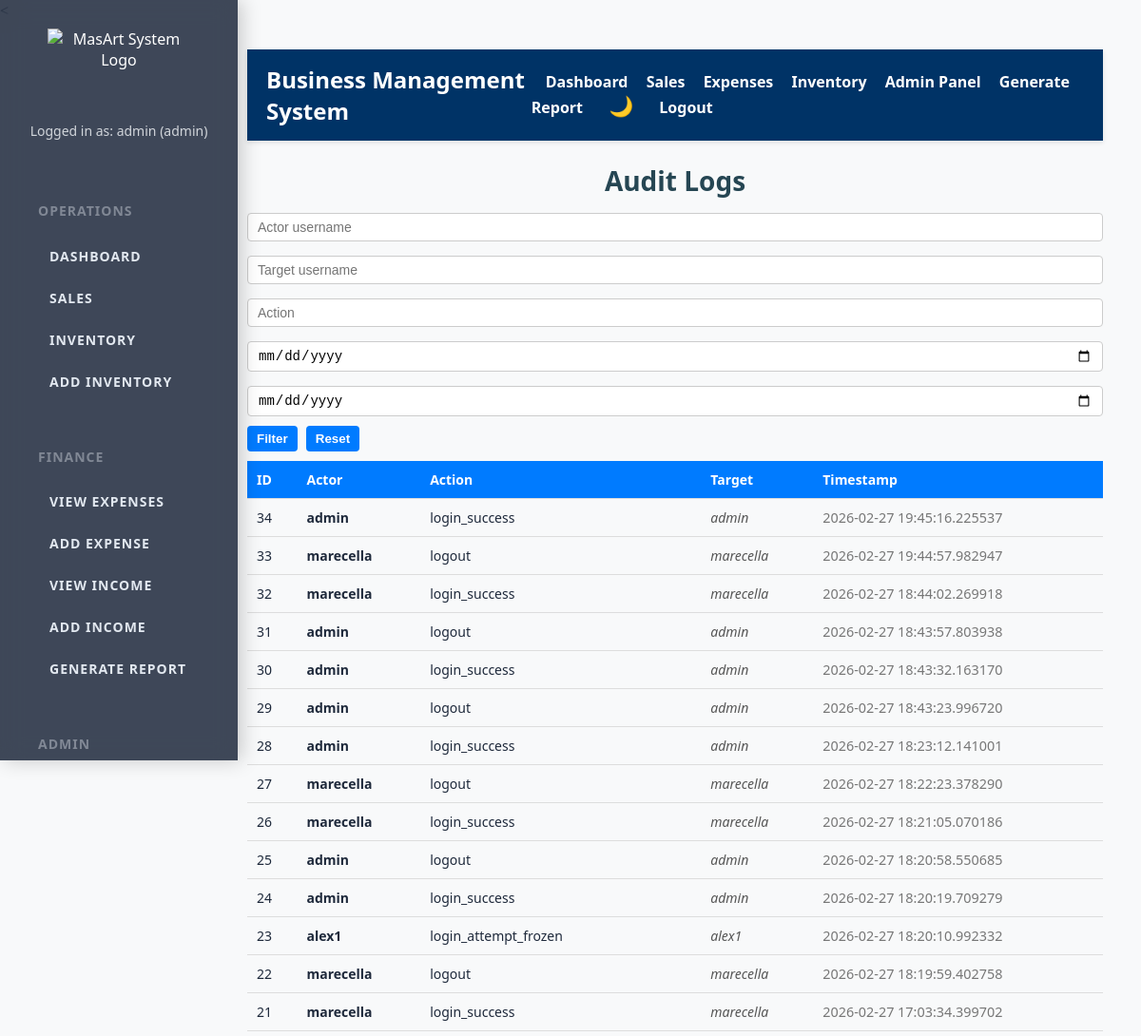
Before: /audit_logs (signed in, upper part) with the older database file.
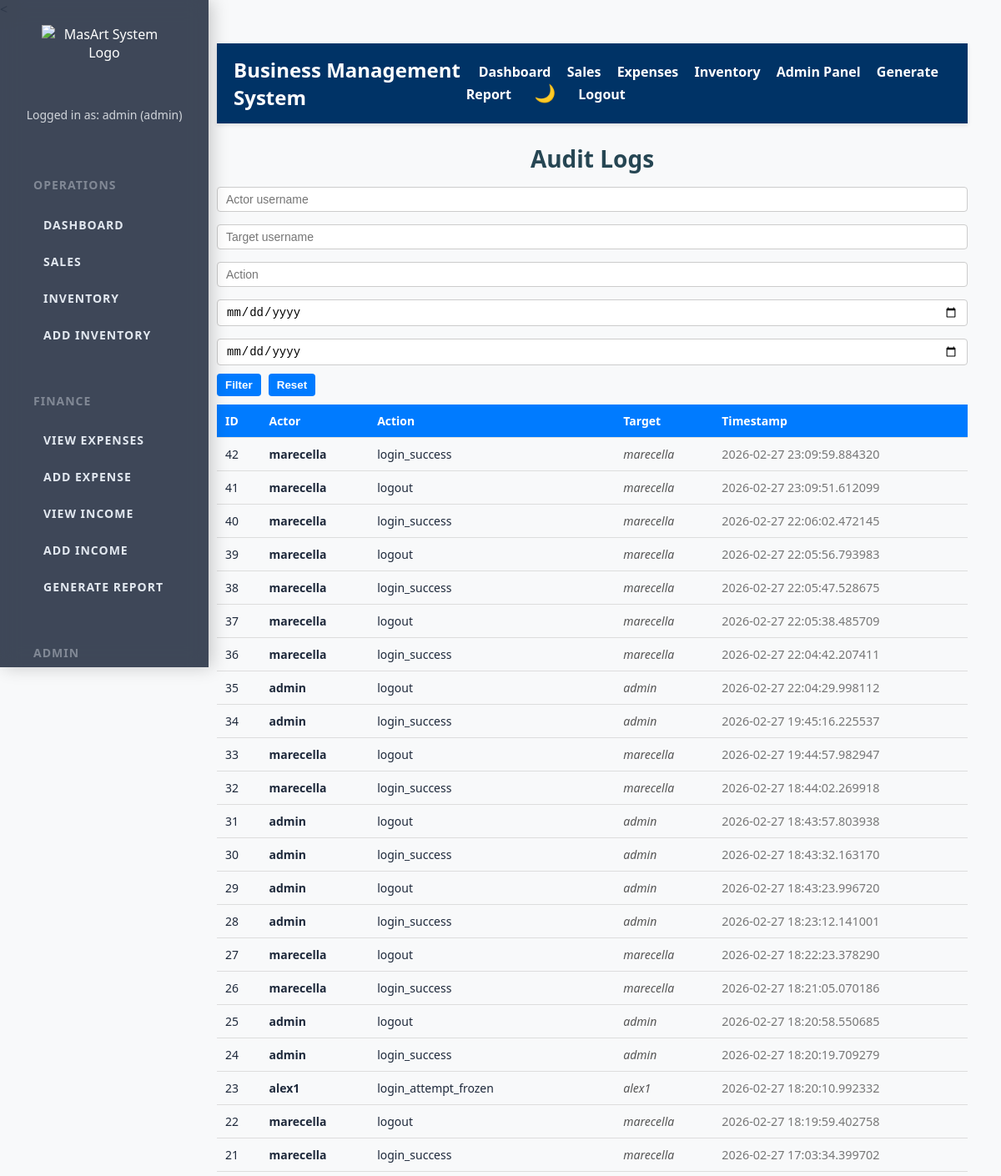
After: the same page with the newer database file.
### tables this page shows
CREATE TABLE audit_logs (
                id INTEGER PRIMARY KEY AUTOINCREMENT,
                actor_username TEXT NOT NULL,
                action TEXT NOT NULL,
                target_username TEXT,
                timestamp DATETIME DEFAULT CURRENT_TIMESTAMP
            , ip_address TEXT, user_agent TEXT);

### app.py (the view)
@app.route('/audit_logs', methods=['GET', 'POST'])
@admin_required
def audit_logs():
    if session.get('role') not in ['admin', 'superadmin']:
        flash("Access denied.", "error")
        return redirect(url_for('dashboard'))
    actor_filter = request.form.get('actor', '').strip()
    target_filter = request.form.get('target', '').strip()
    action_filter = request.form.get('action', '').strip()
    start_date = request.form.get('start_date', '')
    end_date = request.form.get('end_date', '')
    query = "SELECT id, actor_username, action, target_username, timestamp FROM audit_logs WHERE 1=1"
    params = []
    if actor_filter:
        query += " AND actor_username LIKE ?"
        params.append(f"%{actor_filter}%")
    if target_filter:
        query += " AND target_username LIKE ?"
        params.append(f"%{target_filter}%")
    if action_filter:
        query += " AND action LIKE ?"
        params.append(f"%{action_filter}%")
    if start_date:
        query += " AND date(timestamp) >= ?"
        params.append(start_date)
    if end_date:
        query += " AND date(timestamp) <= ?"
        params.append(end_date)
    query += " ORDER BY timestamp DESC LIMIT 500"  # limit for performance
    conn = get_db_connection()
    cursor = conn.cursor()
    cursor.execute(query, tuple(params))
    logs = cursor.fetchall()
    conn.close()
    return render_template(
        'audit_logs.html',
        logs=logs,
        actor_filter=actor_filter,
        target_filter=target_filter,
        action_filter=action_filter,
        start_date=start_date,
        end_date=end_date
    )

### app.py (called while the page is built)
def admin_required(f):
    @wraps(f)
    def decorated_function(*args, **kwargs):
        if 'role' not in session or session['role'] != 'admin':
            flash("You do not have permission to access this page.", "error")
            return redirect(url_for('dashboard'))
        return f(*args, **kwargs)
    return decorated_function

def get_db_connection():
    conn = sqlite3.connect(DATABASE, timeout=10)  # Added timeout to avoid database lock errors
    conn.row_factory = sqlite3.Row  # This allows us to access columns by name
    return conn

### templates/audit_logs.html (shortened to what this page needs)
{% extends "base.html" %}
{% block content %}
<h2>Audit Logs</h2>
<form method="POST" class="filter-form">
    <input type="text" name="actor" placeholder="Actor username" value="{{ actor_filter }}">
    <input type="text" name="target" placeholder="Target username" value="{{ target_filter }}">
    <input type="text" name="action" placeholder="Action" value="{{ action_filter }}">
    <input type="date" name="start_date" value="{{ start_date }}">
    <input type="date" name="end_date" value="{{ end_date }}">
    <button type="submit">Filter</button>
    <a href="{{ url_for('audit_logs') }}"><button type="button">Reset</button></a>
</form>
<table>
    <tr>
        <th>ID</th>
        <th>Actor</th>
        <th>Action</th>
        <th>Target</th>
        <th>Timestamp</th>
    </tr>
    {% for log in logs %}
    <tr>
        <td>{{ log['id'] }}</td>
        <td class="actor">{{ log['actor_username'] }}</td>
        <td>{{ log['action'] }}</td>
        <td class="target">{{ log['target_username'] or '-' }}</td>
        <td class="timestamp">{{ log['timestamp'] }}</td>
    </tr>
    {% else %}
    <tr>
        <td colspan="5" style="text-align:center;">No audit logs found.</td>
    </tr>
    {% endfor %}
</table>
{% endblock %}

Changed rows visible on the page:
added audit_logs: id "42", actor_username "marecella", action "login_success", target_username "marecella", timestamp "2026-02-27 23:09:59.884320"
added audit_logs: id "41", actor_username "marecella", action "logout", target_username "marecella", timestamp "2026-02-27 23:09:51.612099"
added audit_logs: id "40", actor_username "marecella", action "login_success", target_username "marecella", timestamp "2026-02-27 22:06:02.472145"
added audit_logs: id "39", actor_username "marecella", action "logout", target_username "marecella", timestamp "2026-02-27 22:05:56.793983"
added audit_logs: id "38", actor_username "marecella", action "login_success", target_username "marecella", timestamp "2026-02-27 22:05:47.528675"
added audit_logs: id "37", actor_username "marecella", action "logout", target_username "marecella", timestamp "2026-02-27 22:05:38.485709"
added audit_logs: id "36", actor_username "marecella", action "login_success", target_username "marecella", timestamp "2026-02-27 22:04:42.207411"
added audit_logs: id "35", actor_username "admin", action "logout", target_username "admin", timestamp "2026-02-27 22:04:29.998112"
